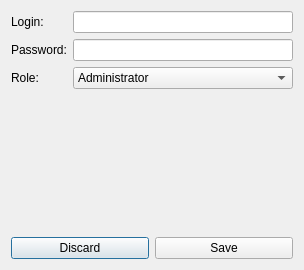
<?xml version="1.0" encoding="UTF-8"?>
<ui version="4.0">
 <class>UserEditDialog</class>
 <widget class="QDialog" name="UserEditDialog">
  <property name="geometry">
   <rect>
    <x>0</x>
    <y>0</y>
    <width>304</width>
    <height>270</height>
   </rect>
  </property>
  <property name="windowTitle">
   <string>Dialog</string>
  </property>
  <layout class="QVBoxLayout" name="verticalLayout">
   <item>
    <layout class="QFormLayout" name="formLayout">
     <item row="0" column="0">
      <widget class="QLabel" name="label">
       <property name="text">
        <string>Login:</string>
       </property>
      </widget>
     </item>
     <item row="0" column="1">
      <widget class="QLineEdit" name="et_login">
       <property name="text">
        <string/>
       </property>
      </widget>
     </item>
     <item row="1" column="0">
      <widget class="QLabel" name="label_2">
       <property name="text">
        <string>Password:</string>
       </property>
      </widget>
     </item>
     <item row="1" column="1">
      <widget class="QLineEdit" name="et_password">
       <property name="text">
        <string/>
       </property>
       <property name="echoMode">
        <enum>QLineEdit::Password</enum>
       </property>
      </widget>
     </item>
     <item row="2" column="0">
      <widget class="QLabel" name="label_3">
       <property name="text">
        <string>Role:</string>
       </property>
      </widget>
     </item>
     <item row="2" column="1">
      <widget class="QComboBox" name="cb_role">
       <item>
        <property name="text">
         <string>Administrator</string>
        </property>
       </item>
       <item>
        <property name="text">
         <string>Dispatcher</string>
        </property>
       </item>
       <item>
        <property name="text">
         <string>Skipper</string>
        </property>
       </item>
      </widget>
     </item>
    </layout>
   </item>
   <item>
    <spacer name="verticalSpacer">
     <property name="orientation">
      <enum>Qt::Vertical</enum>
     </property>
     <property name="sizeHint" stdset="0">
      <size>
       <width>20</width>
       <height>138</height>
      </size>
     </property>
    </spacer>
   </item>
   <item>
    <layout class="QHBoxLayout" name="horizontalLayout_2">
     <item>
      <widget class="QPushButton" name="btn_discard">
       <property name="text">
        <string>Discard</string>
       </property>
      </widget>
     </item>
     <item>
      <widget class="QPushButton" name="btn_save">
       <property name="text">
        <string>Save</string>
       </property>
      </widget>
     </item>
    </layout>
   </item>
  </layout>
 </widget>
 <resources/>
 <connections/>
</ui>
